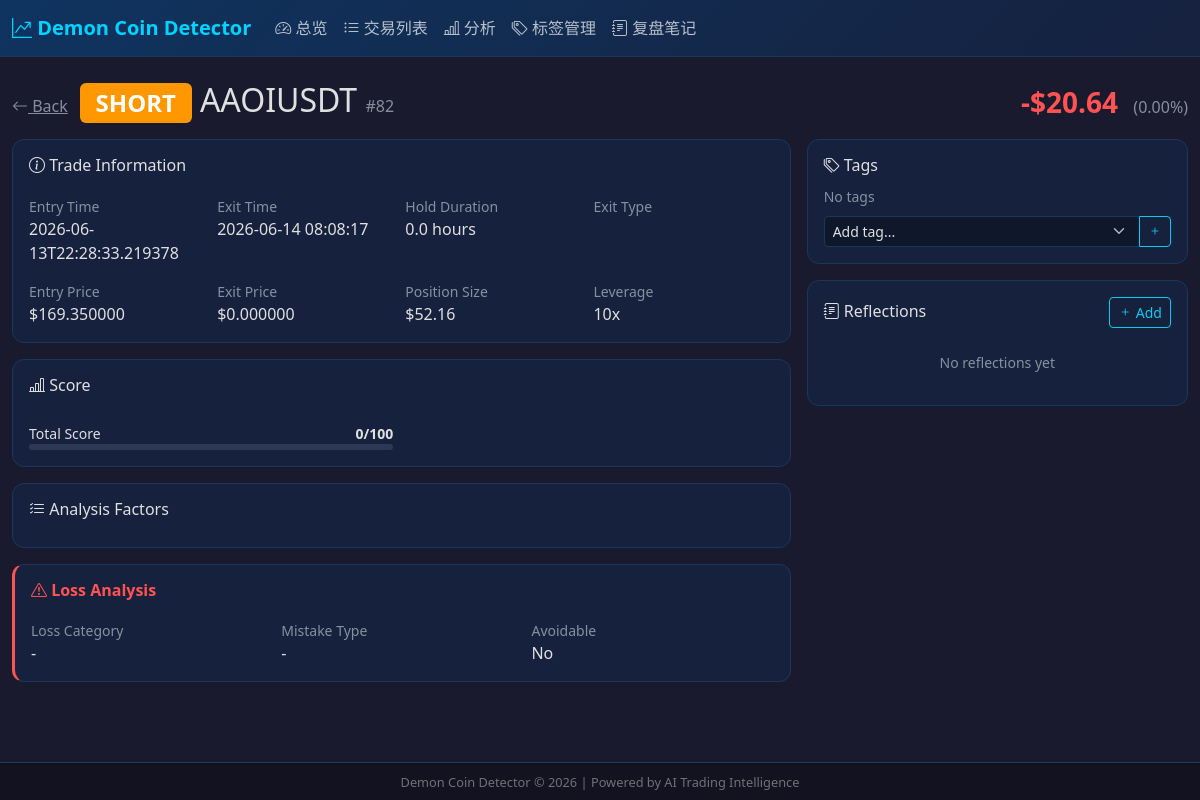
/trade/82, run on the app's committed database.
### tables this page shows
CREATE TABLE trades (
        id INTEGER PRIMARY KEY AUTOINCREMENT,
        trade_id TEXT UNIQUE,
        symbol TEXT NOT NULL,
        direction TEXT NOT NULL,
        strategy_version TEXT DEFAULT '',
        leverage INTEGER DEFAULT 10,
        margin_usd REAL DEFAULT 0,
        notional_usd REAL DEFAULT 0,
        entry_price REAL DEFAULT 0,
        exit_price REAL DEFAULT 0,
        quantity REAL DEFAULT 0,
        entry_time TEXT,
        exit_time TEXT,
        status TEXT DEFAULT 'open',
        total_score REAL DEFAULT 0,
        data_coverage_score REAL DEFAULT 0,
        professional_score REAL DEFAULT 0,
        market_quality_score REAL DEFAULT 0,
        entry_timing_score REAL DEFAULT 0,
        funding_flow_score REAL DEFAULT 0,
        execution_risk_score REAL DEFAULT 0,
        resonance_count INTEGER DEFAULT 0,
        candidate_source TEXT DEFAULT '',
        entry_reasons TEXT DEFAULT '[]',
        factors TEXT DEFAULT '{}',
        estimated_ev REAL DEFAULT 0,
        estimated_win_rate REAL DEFAULT 0,
        estimated_rr REAL DEFAULT 0,
        position_scale REAL DEFAULT 1.0,
        factor_attribution TEXT DEFAULT '',
        pnl_usd REAL DEFAULT 0,
        pnl_pct REAL DEFAULT 0,
        exit_type TEXT DEFAULT '',
        hold_hours REAL DEFAULT 0,
        peak_pnl_pct REAL DEFAULT 0,
        loss_tags TEXT DEFAULT '[]',
        loss_tag_labels TEXT DEFAULT '[]',
        win INTEGER DEFAULT 0,
        created_at TEXT DEFAULT (datetime('now')),
        updated_at TEXT DEFAULT (datetime('now'))
    );

### app.py (the view)
@app.route("/trade/<int:tid>")
def trade_detail(tid):
    db = get_db()
    try:
        trade = db.execute("SELECT * FROM trades WHERE id=?", (tid,)).fetchone()
        if not trade: return redirect(url_for("trades"))
        tags = db.execute("""
            SELECT t.id, t.name, t.category, t.color, t.icon FROM trade_tags tt
            JOIN tag_definitions t ON tt.tag_id=t.id WHERE tt.trade_id=?
        """, (tid,)).fetchall()
        reflections = db.execute("SELECT * FROM reflections WHERE trade_id=? ORDER BY created_at DESC", (tid,)).fetchall()
        all_tags = db.execute("SELECT * FROM tag_definitions ORDER BY category, name").fetchall()
        factors = {}
        try: factors = json.loads(trade["factors"]) if trade["factors"] else {}
        except Exception: pass
        reasons = []
        try: reasons = json.loads(trade["entry_reasons"]) if trade["entry_reasons"] else []
        except Exception: pass
        loss_tags = []
        try: loss_tags = json.loads(trade["loss_tags"]) if trade["loss_tags"] else []
        except Exception: pass
        return render_template("trade_detail.html", trade=row2dict(trade), tags=rows2dicts(tags),
            reflections=rows2dicts(reflections), all_tags=rows2dicts(all_tags), factors=factors,
            reasons=reasons, loss_tags=loss_tags)
    finally:
        db.close()

### app.py (called while the page is built)
def row2dict(row):
    if row is None: return {}
    return dict(row)

def rows2dicts(rows):
    return [dict(r) for r in rows]

### database.py (called while the page is built)
def get_db():
    conn = sqlite3.connect(DB_PATH)
    conn.row_factory = sqlite3.Row
    conn.execute("PRAGMA journal_mode=WAL")
    conn.execute("PRAGMA foreign_keys=ON")
    return conn

### templates/trade_detail.html (shortened to what this page needs)
{% extends "base.html" %}
{% block content %}
<div class="d-flex justify-content-between align-items-center mb-3">
    <div>
        <a href="/trades" class="text-muted me-2"><i class="bi bi-arrow-left"></i> Back</a>
        <h2 class="d-inline">
            <span class="badge badge-{{ trade.direction|default('')|lower }}">{{ trade.direction|default('-') }}</span>
            {{ trade.symbol|default('') }}
            <span class="text-muted fs-6">#{{ trade.id|default(0) }}</span>
        </h2>
    </div>
    <div>
        {% set pnl = trade.pnl_usd|default(0) %}
        <span class="fs-3 fw-bold {% if pnl >= 0 %}pnl-positive{% else %}pnl-negative{% endif %}">
            {% if pnl >= 0 %}+${{ "%.2f"|format(pnl) }}{% else %}-${{ "%.2f"|format(pnl|abs) }}{% endif %}
        </span>
        <span class="text-muted ms-2">({{ "%.2f"|format(trade.pnl_pct|default(0)) }}%)</span>
    </div>
</div>
<div class="row g-3">
    <div class="col-lg-8">
        <div class="card p-3 mb-3">
            <h6><i class="bi bi-info-circle"></i> Trade Information</h6>
            <div class="row g-2 mt-1">
                <div class="col-md-3">
                    <small class="text-muted d-block">Entry Time</small>
                    <span>{{ trade.entry_time|default('-') }}</span>
                </div>
                <div class="col-md-3">
                    <small class="text-muted d-block">Exit Time</small>
                    <span>{{ trade.exit_time|default('-') }}</span>
                </div>
                <div class="col-md-3">
                    <small class="text-muted d-block">Hold Duration</small>
                    <span>{{ "%.1f"|format(trade.hold_hours|default(0)) }} hours</span>
                </div>
                <div class="col-md-3">
                    <small class="text-muted d-block">Exit Type</small>
                </div>
            </div>
            <div class="row g-2 mt-2">
                <div class="col-md-3">
                    <small class="text-muted d-block">Entry Price</small>
                    <span>${{ "%.6f"|format(trade.entry_price|default(0)) }}</span>
                </div>
                <div class="col-md-3">
                    <small class="text-muted d-block">Exit Price</small>
                    <span>${{ "%.6f"|format(trade.exit_price|default(0)) }}</span>
                </div>
                <div class="col-md-3">
                    <small class="text-muted d-block">Position Size</small>
                    <span>${{ "%.2f"|format(trade.margin_usd|default(0)) }}</span>
                </div>
                <div class="col-md-3">
                    <small class="text-muted d-block">Leverage</small>
                    <span>{{ trade.leverage|default('-') }}x</span>
                </div>
            </div>
        </div>
        {% if trade.total_score is defined and trade.total_score is not none %}
        <div class="card p-3 mb-3">
            <h6><i class="bi bi-bar-chart-line"></i> Score</h6>
            <div class="row g-3 mt-1">
                {% for name, score in score_dims %}
                {% if score is defined and score is not none %}
                <div class="col-md-6">
                    <div class="d-flex justify-content-between small">
                        <span>{{ name }}</span>
                        <span class="fw-bold">{{ "%.0f"|format(score) }}/100</span>
                    </div>
                    <div class="score-bar">
                    </div>
                </div>
                {% endif %}
                {% endfor %}
            </div>
        </div>
        {% endif %}
        <div class="card p-3 mb-3">
            <h6><i class="bi bi-list-check"></i> Analysis Factors</h6>
        </div>
        {% if pnl < 0 %}
        <div class="card p-3 mb-3" style="border-left: 3px solid #ff5252;">
            <h6 class="pnl-negative"><i class="bi bi-exclamation-triangle"></i> Loss Analysis</h6>
            <div class="row g-2 mt-1">
                <div class="col-md-4">
                    <small class="text-muted d-block">Loss Category</small>
                    <span>{{ trade.loss_category|default('-') }}</span>
                </div>
                <div class="col-md-4">
                    <small class="text-muted d-block">Mistake Type</small>
                    <span>{{ trade.mistake_type|default('-') }}</span>
                </div>
                <div class="col-md-4">
                    <small class="text-muted d-block">Avoidable</small>
                    <span>{% if trade.was_avoidable|default(0) %}<span class="pnl-negative">Yes</span>{% else %}No{% endif %}</span>
                </div>
            </div>
        </div>
        {% endif %}
    </div>
    <div class="col-lg-4">
        <div class="card p-3 mb-3">
            <h6><i class="bi bi-tags"></i> Tags</h6>
            <div id="tradeTags" class="mb-2">
                {% if not tags|default([]) %}<span class="text-muted small">No tags</span>{% endif %}
            </div>
            <div class="input-group input-group-sm">
                <select class="form-select" id="tagSelect">
                    <option value="">Add tag...</option>
                </select>
                <button class="btn btn-outline-info" onclick="addTag({{ trade.id|default(0) }})"><i class="bi bi-plus"></i></button>
            </div>
        </div>
        <div class="card p-3">
            <div class="d-flex justify-content-between align-items-center mb-2">
                <h6 class="mb-0"><i class="bi bi-journal-text"></i> Reflections</h6>
                <button class="btn btn-sm btn-outline-info" onclick="document.getElementById('reflectionForm').style.display='block'">
                    <i class="bi bi-plus"></i> Add
                </button>
            </div>
            <div id="reflectionsList">
                {% if not reflections|default([]) %}
                <p class="text-muted small text-center my-3">No reflections yet</p>
                {% endif %}
            </div>
        </div>
    </div>
</div>
{% endblock %}

### templates/base.html (style rules this page uses)
:root { --bs-body-bg: #1a1a2e; --bs-body-color: #e0e0e0; --accent-primary: #00d4ff; --profit: #00e676; --loss: #ff5252; --card-bg: #16213e; --card-border: #1a365d; }
body { background-color: var(--bs-body-bg); color: var(--bs-body-color); font-family: 'Segoe UI','PingFang SC','Microsoft YaHei',sans-serif; }
.card { background-color: var(--card-bg); border: 1px solid var(--card-border); border-radius: 12px; }
.pnl-negative { color: var(--loss); font-weight: bold; }
.form-control, .form-select { background-color: rgba(0,0,0,0.3); border: 1px solid var(--card-border); color: var(--bs-body-color); }
.badge-short { background-color: #ff9800; color: #fff; }
.score-bar { height: 6px; background: rgba(255,255,255,0.1); border-radius: 3px; overflow: hidden; }

### data on the page
trades: direction "SHORT", symbol "AAOIUSDT", id "82", pnl_usd "20.64", pnl_pct "0.00", entry_time "2026-06-13T22:28:33.219378", exit_time "2026-06-14 08:08:17", hold_hours "0.0", entry_price "169.350000", exit_price "0.000000", margin_usd "52.16", leverage "10", name "Total Score", total_score "0"

### other printed values
{{ trade.loss_category|default('-') }} "-"
{{ trade.mistake_type|default('-') }} "-"
